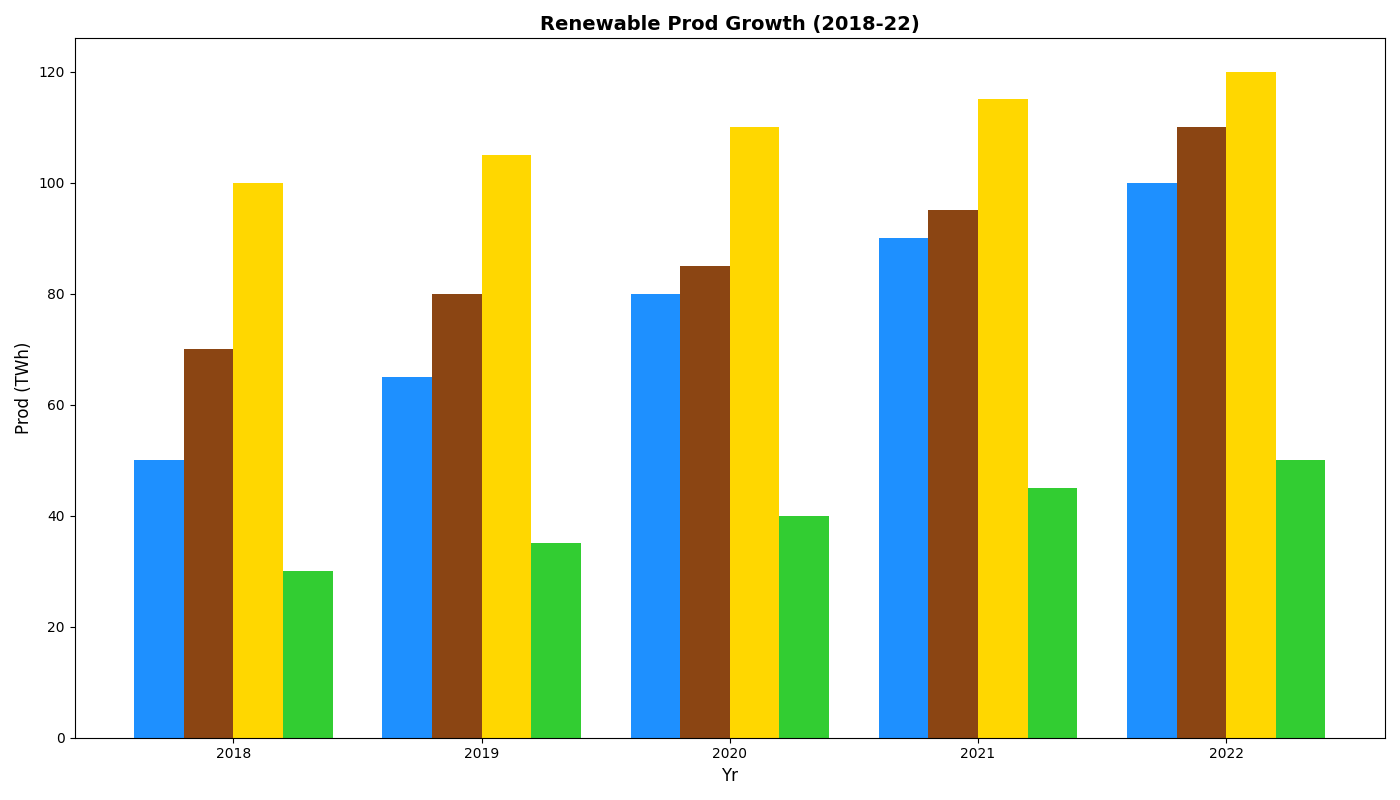

Generate this figure with Python:
import matplotlib.pyplot as plt
import numpy as np

years = ['2018', '2019', '2020', '2021', '2022']
sources = ['Sol', 'Wnd', 'Hyd', 'Bio']

energy_production = np.array([
    [50, 65, 80, 90, 100],
    [70, 80, 85, 95, 110],
    [100, 105, 110, 115, 120],
    [30, 35, 40, 45, 50]
])

positions = np.arange(len(years))
bar_width = 0.2

fig, ax = plt.subplots(figsize=(14, 8))

colors = ['#1E90FF', '#8B4513', '#FFD700', '#32CD32']

for i, source in enumerate(sources):
    ax.bar(positions + i*bar_width, energy_production[i], bar_width, color=colors[i])

ax.set_xlabel('Yr', fontsize=12)
ax.set_ylabel('Prod (TWh)', fontsize=12)
ax.set_title('Renewable Prod Growth (2018-22)', fontsize=14, fontweight='bold')
ax.set_xticks(positions + bar_width*1.5)
ax.set_xticklabels(years, fontsize=10)

plt.tight_layout()
plt.show()
